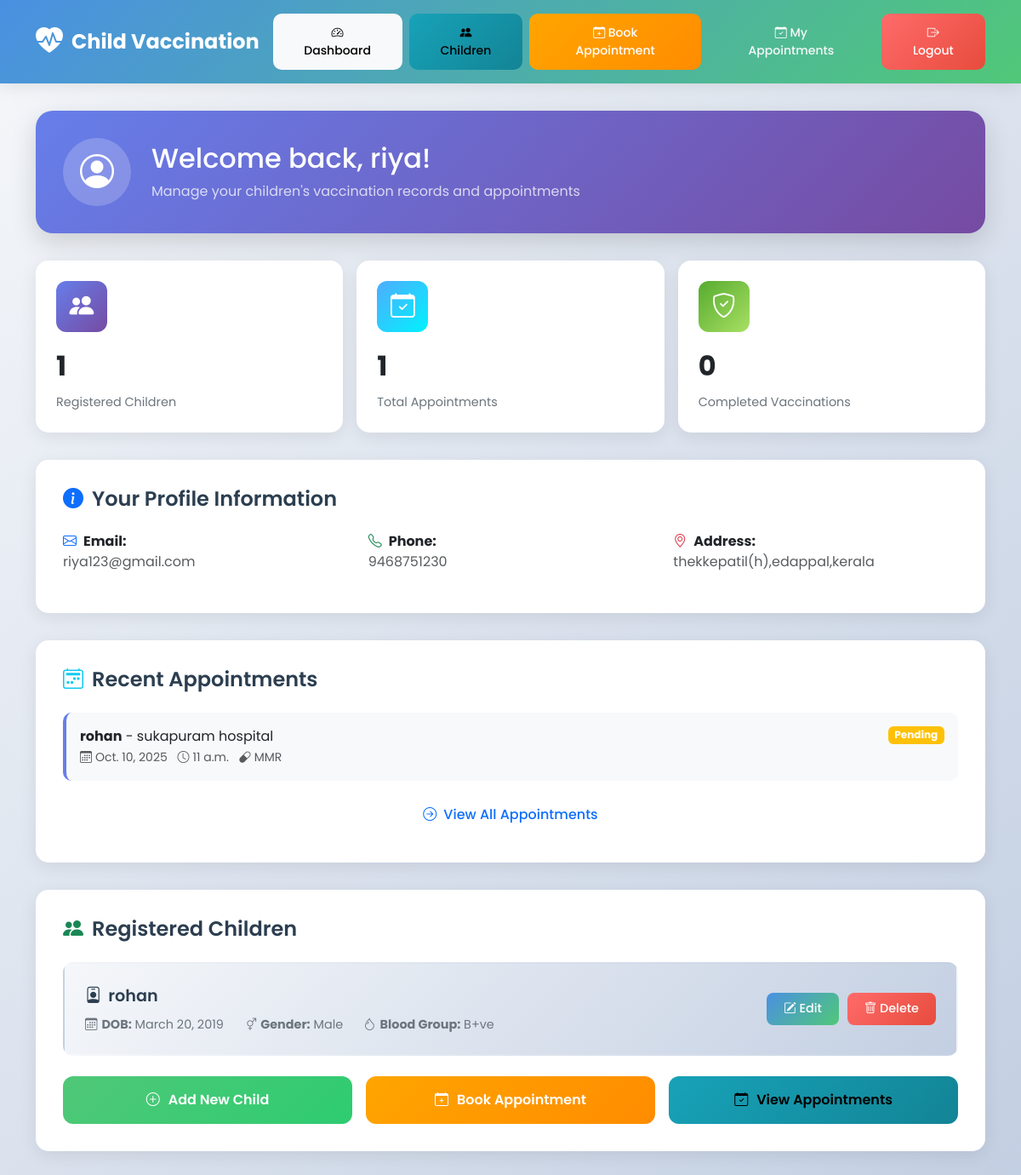
Before: /dashboard/ (signed in) with the older database file.
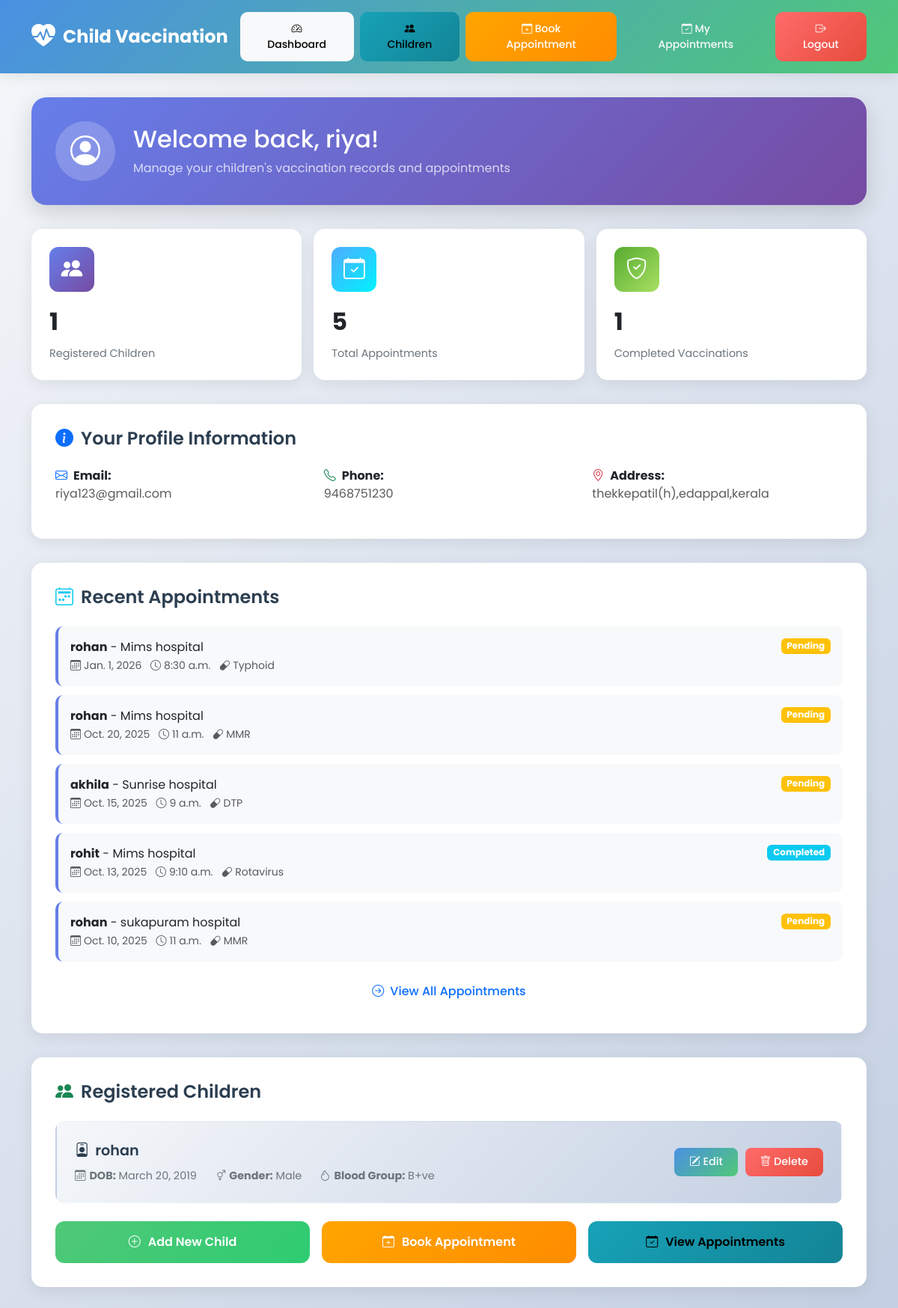
After: the same page with the newer database file.
### accounts/models.py (models this page shows, shortened)
class Appointment(models.Model):
    STATUS_CHOICES = [
        ('Pending', 'Pending'),
        ('Approved', 'Approved'),
        ('Completed', 'Completed'),
        ('Cancelled', 'Cancelled')
    ]
    parent = models.ForeignKey(Parent, on_delete=models.CASCADE, related_name='appointments')
    child = models.ForeignKey(Child, on_delete=models.CASCADE, related_name='appointments')
    hospital = models.ForeignKey(Hospital, on_delete=models.CASCADE, related_name='appointments')
    vaccine = models.ForeignKey(Vaccine, on_delete=models.SET_NULL, null=True, blank=True)
    date = models.DateField()
    time = models.TimeField()
    status = models.CharField(
        max_length=20,
        choices=STATUS_CHOICES,
        default='Pending'
    )
    created_at = models.DateTimeField(default=timezone.now)
    updated_at = models.DateTimeField(auto_now=True)
    notes = models.TextField(blank=True, help_text="Additional notes or remarks")
    class Meta:
        verbose_name = "Appointment"
        verbose_name_plural = "Appointments"
        ordering = ['-date', '-time']

class Child(models.Model):
    GENDER_CHOICES = [
        ('Male', 'Male'),
        ('Female', 'Female'),
        ('Other', 'Other')
    ]
    parent = models.ForeignKey("Parent", on_delete=models.CASCADE, related_name='children')
    name = models.CharField(max_length=100)
    date_of_birth = models.DateField()
    gender = models.CharField(max_length=10, choices=GENDER_CHOICES)
    blood_group = models.CharField(max_length=5, blank=True)
    class Meta:
        verbose_name = "Child"
        verbose_name_plural = "Children"
        ordering = ['-date_of_birth']

class Hospital(models.Model):
    user = models.OneToOneField(User, on_delete=models.CASCADE, null=True, blank=True)
    name = models.CharField(max_length=255)
    address = models.TextField()
    phone = models.CharField(max_length=20, unique=True)
    email = models.EmailField(unique=True)
    approved = models.BooleanField(default=False)
    class Meta:
        verbose_name = "Hospital"
        verbose_name_plural = "Hospitals"
        ordering = ['name']

class Vaccine(models.Model):
    name = models.CharField(max_length=100, unique=True)
    description = models.TextField(blank=True)
    recommended_age = models.CharField(max_length=50, blank=True, help_text="e.g., '0-6 months', '12-15 months'")
    class Meta:
        verbose_name = "Vaccine"
        verbose_name_plural = "Vaccines"
        ordering = ['name']

### accounts/views.py (the view)
# urls.py: path('dashboard/', views.parent_dashboard, name='parent_dashboard'),
@login_required
def parent_dashboard(request):
    try:
        parent = Parent.objects.get(user=request.user)
    except Parent.DoesNotExist:
        messages.error(request, "No parent profile found.")
        return redirect('accounts:home')
    children = Child.objects.filter(parent=parent)
    recent_appointments = Appointment.objects.filter(parent=parent).order_by('-date', '-time')[:5]
    total_appointments_count = Appointment.objects.filter(parent=parent).count()
    completed_appointments_count = Appointment.objects.filter(
        parent=parent, status='Completed'
    ).count()
    completed_recent_count = sum(1 for a in recent_appointments if a.status == "Completed")
    return render(request, "accounts/parent_dashboard.html", {
        "parent": parent,
        "children": children,
        "recent_appointments": recent_appointments,
        "total_appointments_count": total_appointments_count,
        "completed_appointments_count": completed_appointments_count,
        "completed_recent_count": completed_recent_count,
    })

### accounts/templatetags/custom_filters.py (called while the page is built)
@register.filter
def filter_by_status(appointments, status):
    if not appointments:
        return []
    try:
        return [a for a in appointments if getattr(a, "status", None) == status]
    except Exception:
        return []

### accounts/templates/accounts/parent_dashboard.html (shortened to what the changed rows need)
{% extends "accounts/base.html" %}
{% block content %}
<div class="dashboard-header">
  <div class="welcome-card">
    <div>
      <h2 class="mb-2">Welcome back, {{ request.user.username }}!</h2>
    </div>
  </div>
</div>
<div class="row stats-row g-3">
  <div class="col-md-4">
    <div class="stat-card">
      <div class="stat-icon" style="background: linear-gradient(135deg, #4facfe 0%, #00f2fe 100%); color: white;">
        <i class="bi bi-calendar-check"></i>
      </div>
      <div class="stat-value">{{ recent_appointments|length }}</div>
      <div class="stat-label">Total Appointments</div>
    </div>
  </div>
  <div class="col-md-4">
    <div class="stat-card">
      <div class="stat-icon" style="background: linear-gradient(135deg, #56ab2f 0%, #a8e063 100%); color: white;">
        <i class="bi bi-shield-check"></i>
      </div>
      <div class="stat-value">
        {% load custom_filters %}
        {{ recent_appointments|filter_by_status:"Completed"|length|default:"0" }}
      </div>
      <div class="stat-label">Completed Vaccinations</div>
    </div>
  </div>
</div>
{% if recent_appointments %}
<div class="info-card">
  {% for appointment in recent_appointments %}
    <div class="appointment-item">
      <div class="d-flex justify-content-between align-items-start">
        <div>
          <strong>{{ appointment.child.name }}</strong> - {{ appointment.hospital.name }}
          <br>
          <small class="text-muted">
            <i class="bi bi-calendar3 me-1"></i>{{ appointment.date }}
            <i class="bi bi-clock ms-2 me-1"></i>{{ appointment.time }}
            {% if appointment.vaccine %}
              <i class="bi bi-capsule ms-2 me-1"></i>{{ appointment.vaccine.name }}
            {% endif %}
          </small>
        </div>
        <span class="badge
          {% if appointment.status == 'Pending' %}bg-warning
          {% elif appointment.status == 'Approved' %}bg-success
          {% elif appointment.status == 'Completed' %}bg-info
          {% else %}bg-secondary{% endif %}">
          {{ appointment.status }}
        </span>
      </div>
    </div>
  {% endfor %}
</div>
{% endif %}
<div class="info-card">
  {% if children %}
    {% for child in children %}
      <div class="child-card d-flex align-items-center">
        <div class="child-info">
          <div class="child-name">
            <i class="bi bi-person-badge me-2"></i>{{ child.name }}
          </div>
          <div class="child-details">
            <div class="child-detail-item">
              <i class="bi bi-calendar3"></i>
              <span><strong>DOB:</strong> {{ child.date_of_birth }}</span>
            </div>
            <div class="child-detail-item">
              <i class="bi bi-gender-ambiguous"></i>
              <span><strong>Gender:</strong> {{ child.gender }}</span>
            </div>
            <div class="child-detail-item">
              <i class="bi bi-droplet"></i>
              <span><strong>Blood Group:</strong> {{ child.blood_group|default:"Not specified" }}</span>
            </div>
          </div>
        </div>
        <div class="action-buttons">
          <a href="{% url 'accounts:edit_child' child.id %}" class="btn btn-primary btn-action">
            <i class="bi bi-pencil-square"></i> Edit
          </a>
          <a href="{% url 'accounts:delete_child' child.id %}" class="btn btn-danger btn-action">
            <i class="bi bi-trash"></i> Delete
          </a>
        </div>
      </div>
    {% endfor %}
  {% else %}
    <div class="empty-state">
      <i class="bi bi-person-plus"></i>
      <p>No children registered yet. Add your first child to get started!</p>
    </div>
  {% endif %}
</div>
<link rel="stylesheet" href="https://cdn.jsdelivr.net/npm/bootstrap-icons/font/bootstrap-icons.css">
{% endblock %}

Changed rows visible on the page:
added Appointment: child.name "rohan", hospital.name "Mims hospital", date "Jan. 1, 2026", time "8:30 a.m.", vaccine.name "Typhoid", status "Pending"
added Appointment: child.name "rohan", hospital.name "Mims hospital", date "Oct. 20, 2025", time "11 a.m.", vaccine.name "MMR", status "Pending"
added Appointment: child.name "akhila", hospital.name "Sunrise hospital", date "Oct. 15, 2025", time "9 a.m.", vaccine.name "DTP", status "Pending"
added Appointment: child.name "rohit", hospital.name "Mims hospital", date "Oct. 13, 2025", time "9:10 a.m.", vaccine.name "Rotavirus", status "Completed"
Other visible differences:
{{ recent_appointments|length }}: "1" → "5"
{{ recent_appointments|filter_by_status:"Completed"|length|default:"0" }}: "0" → "1"
